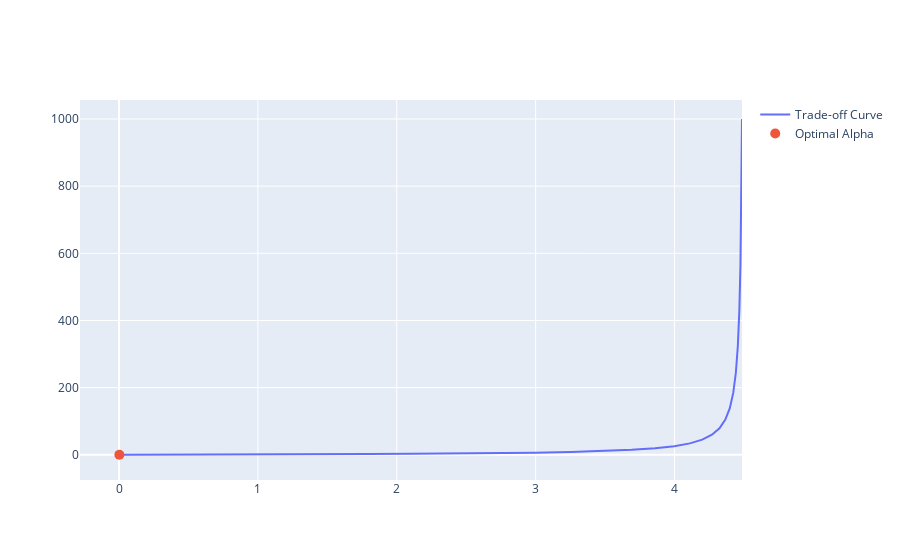
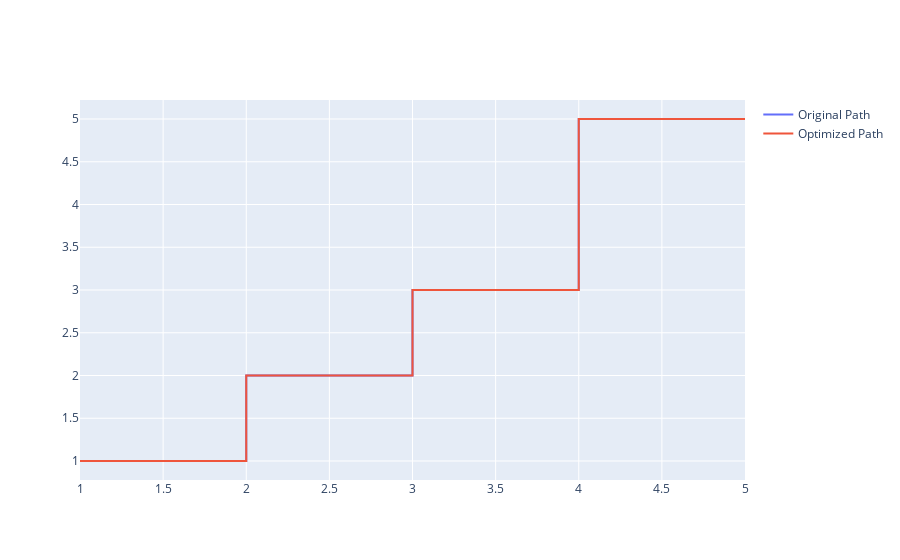

Notebook code cell kept with these figures, in order:
### Code cell
import cvxpy as cp
import numpy as np
import plotly.graph_objects as go

# Define the original path as a set of points
path = np.array([[1, 1], [2, 1], [2, 2], [3, 2], [3, 3], [4, 3], [4, 5], [5, 5]])

# Define the starting and ending points
start_point = path[0]
end_point = path[-1]

# Define the variables for the optimized path
n_points = len(path)
opt_path = cp.Variable((n_points, 2))

# Define a range of alpha values
alphas = np.logspace(-3, 3, 50)
print(alphas)

# Solve the optimization problem for each alpha and compute the objective function value
obj_values = []
for alpha in alphas:
    obj = cp.sum_squares(
        opt_path[1:-1, :] - 0.5 * (opt_path[0:-2, :] + opt_path[2:, :])
    ) + alpha * cp.sum_squares(opt_path - path)
    constraints = [opt_path[0, :] == start_point, opt_path[-1, :] == end_point]
    prob = cp.Problem(cp.Minimize(obj), constraints)
    prob.solve()
    obj_values.append(prob.value)

# Find the index of the minimum objective function value
min_idx = np.argmin(obj_values)

# Get the optimized path for the optimal alpha value
alpha_opt = alphas[min_idx]
obj_opt = obj_values[min_idx]
obj_reg = obj_opt + alpha_opt * cp.sum_squares(opt_path - path)
prob_opt = cp.Problem(cp.Minimize(obj_reg), constraints)
prob_opt.solve()

# Get the optimized path
opt_path = opt_path.value

# Plot the trade-off curve
fig = go.Figure()
fig.add_trace(go.Scatter(x=obj_values, y=alphas, mode="lines", name="Trade-off Curve"))
fig.add_trace(
    go.Scatter(
        x=[obj_opt],
        y=[alpha_opt],
        mode="markers",
        name="Optimal Alpha",
        marker=dict(size=10),
    )
)
fig.show()

# Plot the original and optimized paths using plotly
fig = go.Figure()
fig.add_trace(
    go.Scatter(x=path[:, 0], y=path[:, 1], mode="lines", name="Original Path")
)
fig.add_trace(
    go.Scatter(x=opt_path[:, 0], y=opt_path[:, 1], mode="lines", name="Optimized Path")
)
fig.show()

### Figure 1 — Plotly figure (JSON) as saved in the notebook; plotly's stock layout.template omitted (floating-point values rounded to 4 significant figures)
{"data": [{"mode": "lines", "name": "Trade-off Curve", "type": "scatter", "x": [0.002488, 0.003267, 0.004278, 0.005587, 0.007274, 0.009437, 0.0122, 0.01573, 0.02023, 0.02598, 0.03333, 0.04277, 0.05493, 0.07063, 0.09091, 0.1171, 0.1509, 0.1943, 0.2499, 0.3206, 0.4097, 0.521, 0.6581, 0.8242, 1.022, 1.251, 1.509, 1.793, 2.093, 2.4, 2.703, 2.991, 3.255, 3.489, 3.69, 3.859, 3.998, 4.11, 4.199, 4.269, 4.323, 4.365, 4.398, 4.422, 4.441, 4.455, 4.466, 4.475, 4.481, 4.485], "y": [0.001, 0.001326, 0.001758, 0.00233, 0.003089, 0.004095, 0.005429, 0.007197, 0.009541, 0.01265, 0.01677, 0.02223, 0.02947, 0.03907, 0.05179, 0.06866, 0.09103, 0.1207, 0.16, 0.2121, 0.2812, 0.3728, 0.4942, 0.6551, 0.8685, 1.151, 1.526, 2.024, 2.683, 3.556, 4.715, 6.251, 8.286, 10.99, 14.56, 19.31, 25.6, 33.93, 44.98, 59.64, 79.06, 104.8, 138.9, 184.2, 244.2, 323.7, 429.2, 569.0, 754.3, 1000]}, {"marker": {"size": 10}, "mode": "markers", "name": "Optimal Alpha", "type": "scatter", "x": [0.002488], "y": [0.001]}], "layout": {}}

### Figure 2 — Plotly figure (JSON) as saved in the notebook; plotly's stock layout.template omitted (floating-point values rounded to 4 significant figures)
{"data": [{"mode": "lines", "name": "Original Path", "type": "scatter", "x": [1, 2, 2, 3, 3, 4, 4, 5], "y": [1, 1, 2, 2, 3, 3, 5, 5]}, {"mode": "lines", "name": "Optimized Path", "type": "scatter", "x": [1, 2.0, 2.0, 3.0, 3.0, 4.0, 4.0, 5], "y": [1, 1.0, 2.0, 2.0, 3.0, 3.0, 5.0, 5]}], "layout": {}}
